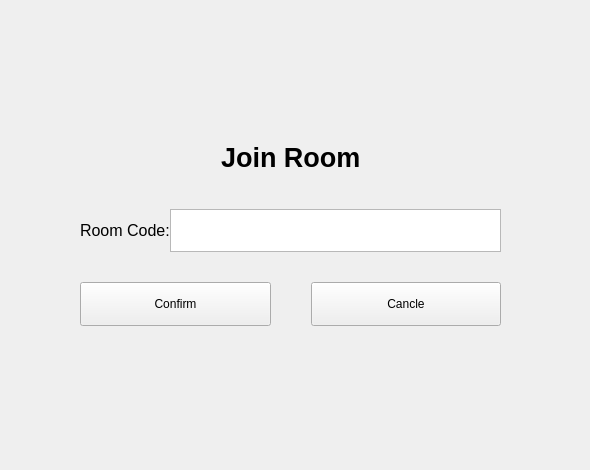
      <widget class="QWidget" name="pageJoinRoom">
       <widget class="QWidget" name="verticalLayoutWidget_4">
        <property name="geometry">
         <rect>
          <x>0</x>
          <y>0</y>
          <width>581</width>
          <height>461</height>
         </rect>
        </property>
        <layout class="QVBoxLayout" name="VLJoinRoom">
         <property name="spacing">
          <number>0</number>
         </property>
         <property name="topMargin">
          <number>0</number>
         </property>
         <property name="bottomMargin">
          <number>0</number>
         </property>
         <item>
          <spacer name="verticalSpacer_4">
           <property name="orientation">
            <enum>Qt::Orientation::Vertical</enum>
           </property>
           <property name="sizeType">
            <enum>QSizePolicy::Policy::Fixed</enum>
           </property>
           <property name="sizeHint" stdset="0">
            <size>
             <width>20</width>
             <height>120</height>
            </size>
           </property>
          </spacer>
         </item>
         <item>
          <layout class="QHBoxLayout" name="horizontalLayout_16">
           <item>
            <spacer name="horizontalSpacer_12">
             <property name="orientation">
              <enum>Qt::Orientation::Horizontal</enum>
             </property>
             <property name="sizeHint" stdset="0">
              <size>
               <width>40</width>
               <height>20</height>
              </size>
             </property>
            </spacer>
           </item>
           <item>
            <widget class="QLabel" name="label_15">
             <property name="sizePolicy">
              <sizepolicy hsizetype="Minimum" vsizetype="Minimum">
               <horstretch>0</horstretch>
               <verstretch>0</verstretch>
              </sizepolicy>
             </property>
             <property name="font">
              <font>
               <pointsize>20</pointsize>
               <bold>true</bold>
              </font>
             </property>
             <property name="text">
              <string>Join Room</string>
             </property>
            </widget>
           </item>
           <item>
            <spacer name="horizontalSpacer_15">
             <property name="orientation">
              <enum>Qt::Orientation::Horizontal</enum>
             </property>
             <property name="sizeHint" stdset="0">
              <size>
               <width>40</width>
               <height>20</height>
              </size>
             </property>
            </spacer>
           </item>
          </layout>
         </item>
         <item>
          <layout class="QHBoxLayout" name="horizontalLayout_17">
           <property name="topMargin">
            <number>15</number>
           </property>
           <property name="bottomMargin">
            <number>15</number>
           </property>
           <item>
            <spacer name="horizontalSpacer_16">
             <property name="orientation">
              <enum>Qt::Orientation::Horizontal</enum>
             </property>
             <property name="sizeType">
              <enum>QSizePolicy::Policy::Fixed</enum>
             </property>
             <property name="sizeHint" stdset="0">
              <size>
               <width>80</width>
               <height>5</height>
              </size>
             </property>
            </spacer>
           </item>
           <item>
            <widget class="QLabel" name="label_16">
             <property name="sizePolicy">
              <sizepolicy hsizetype="Minimum" vsizetype="Ignored">
               <horstretch>0</horstretch>
               <verstretch>0</verstretch>
              </sizepolicy>
             </property>
             <property name="font">
              <font>
               <pointsize>12</pointsize>
              </font>
             </property>
             <property name="text">
              <string>Room Code:</string>
             </property>
            </widget>
           </item>
           <item>
            <widget class="QTextEdit" name="joinRoomCode">
             <property name="sizePolicy">
              <sizepolicy hsizetype="Expanding" vsizetype="Ignored">
               <horstretch>0</horstretch>
               <verstretch>0</verstretch>
              </sizepolicy>
             </property>
            </widget>
           </item>
           <item>
            <spacer name="horizontalSpacer_17">
             <property name="orientation">
              <enum>Qt::Orientation::Horizontal</enum>
             </property>
             <property name="sizeType">
              <enum>QSizePolicy::Policy::Fixed</enum>
             </property>
             <property name="sizeHint" stdset="0">
              <size>
               <width>80</width>
               <height>5</height>
              </size>
             </property>
            </spacer>
           </item>
          </layout>
         </item>
         <item>
          <layout class="QHBoxLayout" name="horizontalLayout_15">
           <property name="topMargin">
            <number>15</number>
           </property>
           <property name="bottomMargin">
            <number>15</number>
           </property>
           <item>
            <spacer name="horizontalSpacer_19">
             <property name="orientation">
              <enum>Qt::Orientation::Horizontal</enum>
             </property>
             <property name="sizeType">
              <enum>QSizePolicy::Policy::Fixed</enum>
             </property>
             <property name="sizeHint" stdset="0">
              <size>
               <width>80</width>
               <height>5</height>
              </size>
             </property>
            </spacer>
           </item>
           <item>
            <widget class="QPushButton" name="joinRoomConfirm">
             <property name="sizePolicy">
              <sizepolicy hsizetype="Minimum" vsizetype="Preferred">
               <horstretch>0</horstretch>
               <verstretch>0</verstretch>
              </sizepolicy>
             </property>
             <property name="text">
              <string>Confirm</string>
             </property>
            </widget>
           </item>
           <item>
            <spacer name="horizontalSpacer_20">
             <property name="orientation">
              <enum>Qt::Orientation::Horizontal</enum>
             </property>
             <property name="sizeType">
              <enum>QSizePolicy::Policy::Fixed</enum>
             </property>
             <property name="sizeHint" stdset="0">
              <size>
               <width>40</width>
               <height>5</height>
              </size>
             </property>
            </spacer>
           </item>
           <item>
            <widget class="QPushButton" name="joinRoomCancleBtn">
             <property name="sizePolicy">
              <sizepolicy hsizetype="Minimum" vsizetype="Preferred">
               <horstretch>0</horstretch>
               <verstretch>0</verstretch>
              </sizepolicy>
             </property>
             <property name="text">
              <string>Cancle</string>
             </property>
            </widget>
           </item>
           <item>
            <spacer name="horizontalSpacer_18">
             <property name="orientation">
              <enum>Qt::Orientation::Horizontal</enum>
             </property>
             <property name="sizeType">
              <enum>QSizePolicy::Policy::Fixed</enum>
             </property>
             <property name="sizeHint" stdset="0">
              <size>
               <width>80</width>
               <height>5</height>
              </size>
             </property>
            </spacer>
           </item>
          </layout>
         </item>
         <item>
          <spacer name="verticalSpacer_3">
           <property name="orientation">
            <enum>Qt::Orientation::Vertical</enum>
           </property>
           <property name="sizeType">
            <enum>QSizePolicy::Policy::Fixed</enum>
           </property>
           <property name="sizeHint" stdset="0">
            <size>
             <width>20</width>
             <height>120</height>
            </size>
           </property>
          </spacer>
         </item>
        </layout>
       </widget>
      </widget>
